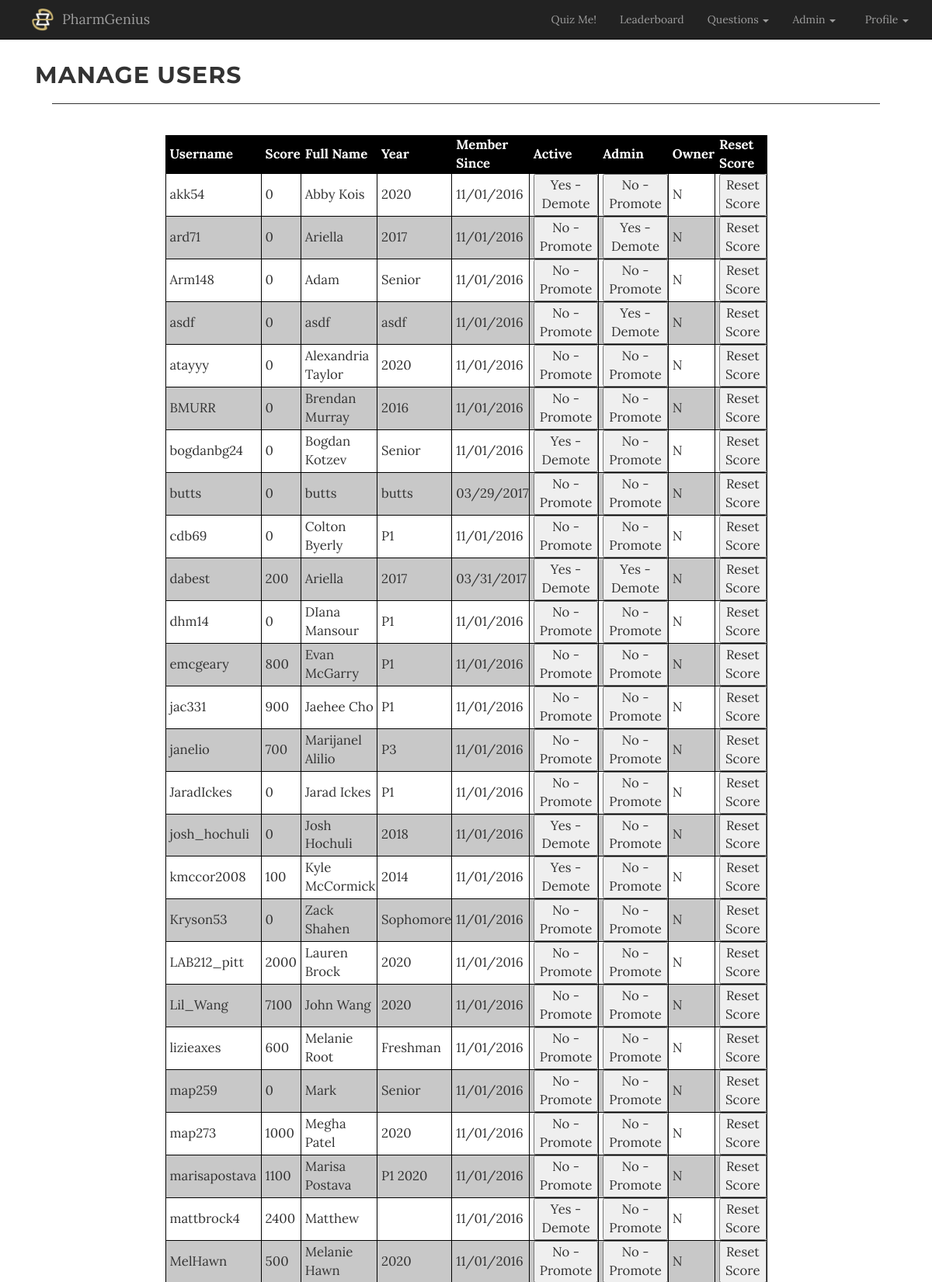
Page /manage_users.php (signed in, upper part) on the committed database.
### tables this page shows
CREATE TABLE `user_profile` (
  `username` varchar(20) NOT NULL,
  `full_name` varchar(50) NOT NULL,
  `year` varchar(10) NOT NULL,
  `employer` varchar(50) DEFAULT NULL,
  `interests` varchar(256) DEFAULT NULL,
  `bio` varchar(500) DEFAULT NULL,
  `image_url` varchar(256) DEFAULT NULL,
  `created_date` datetime NOT NULL DEFAULT CURRENT_TIMESTAMP,
  `last_updated_date` datetime NOT NULL DEFAULT CURRENT_TIMESTAMP ON UPDATE CURRENT_TIMESTAMP,
  `last_updated_by` varchar(20) NOT NULL
);

CREATE TABLE `user` (
  `username` varchar(20) NOT NULL,
  `password` varchar(60) NOT NULL,
  `email_address` varchar(256) NOT NULL,
  `score` int(10) NOT NULL DEFAULT '0',
  `admin_flag` enum('Y','N') NOT NULL DEFAULT 'N',
  `owner_flag` enum('Y','N') NOT NULL DEFAULT 'N',
  `active_flag` enum('Y','N') NOT NULL DEFAULT 'N',
  `registered_date` datetime NOT NULL DEFAULT CURRENT_TIMESTAMP
);

### public/manage_users.php (the view, shortened to what this page needs)
<?php require_once("../includes/db_connection.php"); ?>
<?php require_once("../includes/functions.php"); ?>
<?php
  $user_set = get_user_data();
  include("../includes/header.php");
?>
</head>
<body>
  <?php echo get_navbar(); ?>
  <br><br><br><br>
  <div class="container">
    <div class="container col-xs-12 text-center-div">
      <h2 class="inline-element">Manage Users</h2>
    </div>
    <div class="container col-xs-12"><hr></div>
    <div class="container col-xs-12"><br></div>
    <div class="container col-xs-12">
      <table id="usertable" class="usertable">
        <thead>
        <th>Username</th>
        <th>Score</th>
        <th>Full Name</th>
        <th>Year</th>
        <th>Member Since</th>
        <th>Active</th>
        <th>Admin</th>
        <th>Owner</th>
        <th>Reset Score</th>
        </thead>
        <tbody>
          <?php
            while ($user = mysqli_fetch_assoc($user_set)) {
              $table_row = "<tr><td>" . $user["username"] . "</td>";
              $table_row .= "<td id=\"score_{$user["username"]}\">" . $user["score"] . "</td>";
              $table_row .= "<td>" . $user["full_name"] . "</td>";
              $table_row .= "<td>" . $user["year"] . "</td>";
              $table_row .= "<td>" . $user["registered_date"] . "</td>";
              $table_row .= "<td>";
              $table_row .= "<button type=\"button\" id=\"active_flag_{$user["username"]}\" onclick=\"toggleStatus('active_flag', '{$user["username"]}')\">";
              $table_row .= ($user["active_flag"] == "Y") ? "Yes - Demote" : "No - Promote";
              $table_row .= "</td>";
              $table_row .= "<td>";
              $table_row .= "<button type=\"button\" id=\"admin_flag_{$user["username"]}\" onclick=\"toggleStatus('admin_flag', '{$user["username"]}')\">";
              $table_row .= ($user["admin_flag"] == "Y") ? "Yes - Demote" : "No - Promote";
              $table_row .= "</td>";
              $table_row .= "<td>" . $user["owner_flag"] . "</td>";
              $table_row .= "<td>";
              $table_row .= "<button type=\"button\" onclick=\"resetScore('{$user["username"]}')\">";
              $table_row .= "Reset Score";
              $table_row .= "</td>";
              $table_row .= "</tr>";
              echo $table_row;
            }
          ?>
        </tbody>
      </table>
    </div>
  </div>
<?php include("../includes/footer.php"); ?>

### includes/header.php (shortened to what this page needs)
<!DOCTYPE html>
<html lang="en">
<head>
  <link rel="stylesheet" href="../public/static/css/bootstrap.min.css">
  <link rel="stylesheet" href="../public/static/css/grayscale.css">
  <link rel="stylesheet" href="../public/static/css/style.css">
  <link rel="stylesheet" href="../public/static/css/font-awesome.min.css" type="text/css">

### includes/functions.php (shortened to what this page needs)
<?php
function get_navbar() {
  $html = navbar_open();
  if (is_logged_in()) {
    $html .=  user_navbar();
  } else {
    $html .= simple_navbar();
  }
  $html .= navbar_close();
  return $html;
}
function navbar_open() {
  $html = "<nav class = \"navbar navbar-inverse navbar-fixed-top\" style=\"height: auto;\">";
  $html .= "<div class = \"container\">";
  $html .= "<div class=\"navbar-header\">";
  $html .= "<img src=\"../public/static/img/logo.png\" class=\"logo\" width=\"30\" height=\"30\" alt=\"\"/>";
  $html .= "<a href=\"../public/index.php\" class=\"navbar-brand\">PharmGenius</a>";
  $html .= "<button class = \"navbar-toggle\" data-toggle= \"collapse\" data-target = \".navHeaderCollapse\">";
  $html .= "<span class=\"icon-bar\"></span>";
  $html .= "<span class=\"icon-bar\"></span>";
  $html .= "<span class=\"icon-bar\"></span>";
  $html .= "</button>";
  $html .= "</div>";
  $html .= "<div class = \"collapse navbar-collapse navHeaderCollapse\">";
  $html .= "<ul class = \"nav navbar-nav navbar-right\">";
  return $html;
}
function navbar_close() {
  $html = "</ul></div></div></nav>";
  return $html;
}
function admin_navbar() {
  $html = "<li class=\"dropdown\">";
  $html .= "<a href=\"\" class=\"dropdown-toggle\" data-toggle=\"dropdown\"><span>Admin&nbsp;</span><b class=\"caret\"></b></a>";
  $html .= "<ul class=\"dropdown-menu\">";
  $html .= "<li><a href=\"../public/review_categories.php\" id=\"reviewCats\" class=\"nav-button\">View Category Database</a></li>";
  $html .= "<li><a href=\"../public/manage_users.php\" id=\"manageUsers\" class=\"nav-button\">Manage Users</a></li>";
  $html .= "</ul></li>";
  return $html;
}
function user_navbar() {
  $html = "<li><a href=\"../public/select_quiz.php\" id=\"quizme\" class=\"nav-button\">Quiz Me!</a></li>";
  $html .= "<li><a href=\"../public/leaderboard.php\" id=\"leaderboard\" class=\"nav-button\">Leaderboard</a></li>";
  $html .= "<li class=\"dropdown\">";
  $html .= "<a href=\"\" class=\"dropdown-toggle\" data-toggle=\"dropdown\"><span>Questions&nbsp;</span><b class=\"caret\"></b></a>";
  $html .= "<ul class=\"dropdown-menu\">";
  $html .= "<li><a href=\"../public/review_my_questions.php\" id=\"myQuestions\">Your Questions</a></li>";
  $html .= "<li><a href=\"../public/submit_new.php\" id=\"submitNew\">Submit A Question</a></li>";
  $html .= "<li><a href=\"../public/review_new_questions.php\" id=\"ReviewNew\" class=\"nav-button\">Review New Questions</a></li>";
  $html .= "<li><a href=\"../public/review_old_questions.php\" id=\"ReviewOld\" class=\"nav-button\">View Question Database</a></li>";
  $html .= "</ul></li>";
  if (is_user_admin()) {
    $html .= admin_navbar();
  }
  $html .= "<li class=\"dropdown\">";
  $html .= "<a href=\"../public/index.php\" class=\"dropdown-toggle\" data-toggle=\"dropdown\">";
  $html .= "<span class=\"profile-container\">";
  $html .= "<img src=\"";
  $image_url = get_image_url($_SESSION["username"]);
  $html .= ($image_url == null) ? "../public/static/img/logo.png\"" : "{$image_url}\" ";
  $html .= "class=\"profile-small\" alt=\"\"/>&nbsp;&nbsp;Profile&nbsp;</span><b class=\"caret\" style=\"font-size:1.5em;\"></b></a>";
  $html .= "<ul class=\"dropdown-menu\">";
  $html .= "<li><a href=\"../public/profile.php?id=";
  $html .= htmlentities($_SESSION["username"]);
  $html .= "\">View Profile</a></li>";
  $html .= "<li><a href=\"#sendbugreport\" data-toggle=\"modal\">Report a Bug</a></li>";
  $html .= "<li><a href=\"../public/logout.php\">Sign Out</a></li>";
  $html .= "</ul></li>";
  return $html;
}
function mysql_prep($string) {
    global $connection;
    $escaped_string = mysqli_real_escape_string($connection, $string);
    return $escaped_string;
  }
function get_user_data() {
  global $connection;
  $query = "SELECT u.username, u.score, p.full_name, p.year, u.admin_flag, u.active_flag, u.owner_flag, DATE_FORMAT(u.registered_date,'%m/%d/%Y') as registered_date ";
  $query .= "FROM user u ";
  $query .= "JOIN user_profile p on p.username = u.username ";
  $query .= "ORDER BY username ASC ";
  $user_set = mysqli_query($connection, $query);
  return $user_set;
}
function get_image_url($username) {
  global $connection;
  $safe_username = mysql_prep($username);
  $query = "SELECT image_url ";
  $query .= "FROM user_profile ";
  $query .= "WHERE username = '{$safe_username}' ";
  $user_set = mysqli_query($connection, $query);
  if ($user = mysqli_fetch_assoc($user_set)) {
    $file_path = "../public/" . $user["image_url"];
    return $file_path;
  }
  return null;
}
function is_user_admin() {
  if (is_logged_in()) {
    return $_SESSION["admin_flag"] === "Y";
  } else {
    return false;
  }
}
function is_logged_in() {
  return (isset($_SESSION["username"]));
}
?>

### includes/footer.php (shortened to what this page needs)
</body>
</html>

### public/static/css/grayscale.css (style rules this page uses)
body { width: 100%; height: 100%; font-family: Lora,"Helvetica Neue",Helvetica,Arial,sans-serif; }
html { width: 100%; height: 100%; }
h1, h2, h3, h4, h5, h6 { margin: 0 0 35px; text-transform: uppercase; font-family: Montserrat,"Helvetica Neue",Helvetica,Arial,sans-serif; font-weight: 700; letter-spacing: 1px; }
a { color: #3333cc; -webkit-transition: all .2s ease-in-out; -moz-transition: all .2s ease-in-out; transition: all .2s ease-in-out; }
body { webkit-tap-highlight-color: rgba(255,255,255,.2); }
table#usertable tr:nth-child(even) { background-color: rgb(200, 200, 200); }
table#usertable tr:nth-child(odd) { background-color:#fff; }
table#usertable th { background-color: black; color: white; padding-left: 5px; }
table#usertable td { padding-left: 5px; }
table.usertable { font-size: 1.2em; }
.inline-element { display: inline; }

### public/static/css/style.css (style rules this page uses)
table { width:50%; margin: auto }
table, th, td { border: 1px solid black; border-collapse: collapse; }
th, td { text-align: left; }
.nav-button { height:auto; }
span.profile-container { overflow: hidden; width: 25px; height: 25px; }
img.logo { float: left; margin-top: 10px; margin-right: 10px; margin-left: 10px; }
hr { border: 0; clear:both; display:block; width: 96%; background-color:#333; height: 1px; }

### rows in the picture
user_profile: user.username "akk54", user.score "0", full_name "Abby Kois", year "2020", registered_date "11/01/2016", user.active_flag+admin_flag "Yes - Demote No - Promote Reset Score", user.owner_flag "N"
user_profile: user.username "ard71", user.score "0", full_name "Ariella", year "2017", registered_date "11/01/2016", user.active_flag+admin_flag "No - Promote Yes - Demote Reset Score", user.owner_flag "N"
user_profile: user.username "Arm148", user.score "0", full_name "Adam", year "Senior", registered_date "11/01/2016", user.active_flag+admin_flag "No - Promote No - Promote Reset Score", user.owner_flag "N"
user_profile: user.username "asdf", user.score "0", full_name "asdf", year "asdf", registered_date "11/01/2016", user.active_flag+admin_flag "No - Promote Yes - Demote Reset Score", user.owner_flag "N"
user_profile: user.username "atayyy", user.score "0", full_name "Alexandria Taylor", year "2020", registered_date "11/01/2016", user.active_flag+admin_flag "No - Promote No - Promote Reset Score", user.owner_flag "N"
user_profile: user.username "BMURR", user.score "0", full_name "Brendan Murray", year "2016", registered_date "11/01/2016", user.active_flag+admin_flag "No - Promote No - Promote Reset Score", user.owner_flag "N"
user_profile: user.username "bogdanbg24", user.score "0", full_name "Bogdan Kotzev", year "Senior", registered_date "11/01/2016", user.active_flag+admin_flag "Yes - Demote No - Promote Reset Score", user.owner_flag "N"
user_profile: last_updated_by.username "butts", last_updated_by.score "0", full_name "butts", year "butts", registered_date "03/29/2017", last_updated_by.admin_flag "No - Promote No - Promote Reset Score", last_updated_by.owner_flag "N"
user_profile: user.username "cdb69", user.score "0", full_name "Colton Byerly", year "P1", registered_date "11/01/2016", user.active_flag+admin_flag "No - Promote No - Promote Reset Score", user.owner_flag "N"
user_profile: last_updated_by.username "dabest", last_updated_by.score "200", full_name "Ariella", year "2017", registered_date "03/31/2017", last_updated_by.admin_flag "Yes - Demote Yes - Demote Reset Score", last_updated_by.owner_flag "N"
user_profile: user.username "dhm14", user.score "0", full_name "DIana Mansour", year "P1", registered_date "11/01/2016", user.active_flag+admin_flag "No - Promote No - Promote Reset Score", user.owner_flag "N"
user_profile: user.username "emcgeary", user.score "800", full_name "Evan McGarry", year "P1", registered_date "11/01/2016", user.active_flag+admin_flag "No - Promote No - Promote Reset Score", user.owner_flag "N"
user_profile: user.username "jac331", user.score "900", full_name "Jaehee Cho", year "P1", registered_date "11/01/2016", user.active_flag+admin_flag "No - Promote No - Promote Reset Score", user.owner_flag "N"
user_profile: user.username "janelio", user.score "700", full_name "Marijanel Alilio", year "P3", registered_date "11/01/2016", user.active_flag+admin_flag "No - Promote No - Promote Reset Score", user.owner_flag "N"
user_profile: user.username "JaradIckes", user.score "0", full_name "Jarad Ickes", year "P1", registered_date "11/01/2016", user.active_flag+admin_flag "No - Promote No - Promote Reset Score", user.owner_flag "N"
user_profile: user.username "josh_hochuli", user.score "0", full_name "Josh Hochuli", year "2018", registered_date "11/01/2016", user.active_flag+admin_flag "Yes - Demote No - Promote Reset Score", user.owner_flag "N"
user_profile: user.username "kmccor2008", user.score "100", full_name "Kyle McCormick", year "2014", registered_date "11/01/2016", user.active_flag+admin_flag "Yes - Demote No - Promote Reset Score", user.owner_flag "N"
user_profile: user.username "Kryson53", user.score "0", full_name "Zack Shahen", year "Sophomore", registered_date "11/01/2016", user.active_flag+admin_flag "No - Promote No - Promote Reset Score", user.owner_flag "N"
user_profile: user.username "LAB212_pitt", user.score "2000", full_name "Lauren Brock", year "2020", registered_date "11/01/2016", user.active_flag+admin_flag "No - Promote No - Promote Reset Score", user.owner_flag "N"
user_profile: user.username "Lil_Wang", user.score "7100", full_name "John Wang", year "2020", registered_date "11/01/2016", user.active_flag+admin_flag "No - Promote No - Promote Reset Score", user.owner_flag "N"
user_profile: user.username "lizieaxes", user.score "600", full_name "Melanie Root", year "Freshman", registered_date "11/01/2016", user.active_flag+admin_flag "No - Promote No - Promote Reset Score", user.owner_flag "N"
user_profile: user.username "map259", user.score "0", full_name "Mark", year "Senior", registered_date "11/01/2016", user.active_flag+admin_flag "No - Promote No - Promote Reset Score", user.owner_flag "N"
user_profile: user.username "map273", user.score "1000", full_name "Megha Patel", year "2020", registered_date "11/01/2016", user.active_flag+admin_flag "No - Promote No - Promote Reset Score", user.owner_flag "N"
user_profile: user.username "marisapostava", user.score "1100", full_name "Marisa Postava", year "P1 2020", registered_date "11/01/2016", user.active_flag+admin_flag "No - Promote No - Promote Reset Score", user.owner_flag "N"
user_profile: user.username "mattbrock4", user.score "2400", full_name "Matthew", registered_date "11/01/2016", user.active_flag+admin_flag "Yes - Demote No - Promote Reset Score", user.owner_flag "N"
user_profile: user.username "MelHawn", user.score "500", full_name "Melanie Hawn", year "2020", registered_date "11/01/2016", user.active_flag+admin_flag "No - Promote No - Promote Reset Score", user.owner_flag "N"
